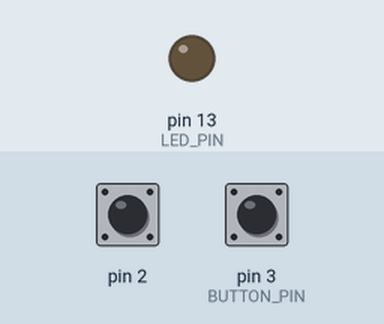
A sketch run on a simulated Arduino Leonardo, built with avr-gcc and run on an emulated ATmega32U4. On the bench: output pins drawn as LEDs (lit = HIGH). Inputs (shaded band) come from the test bench; at power-on: pin 2 HIGH, pin 3 (BUTTON_PIN) HIGH. The sensor or clock chip raises its interrupt line as the real part does.

Above: at 4.2 s.
4.3 s: pin 2 pulsed LOW 2 times (0.12 s each, 0.3 s apart)
At 5.1 s:
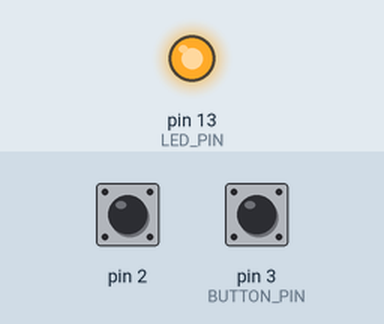
Timing chart, 0 to 7.3 s (numbered marks = the images above; inputs shaded):
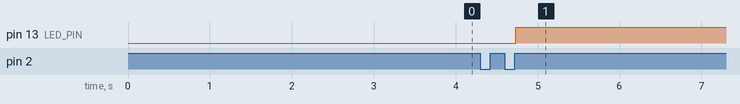

Measured:
- after the input at 4.3 s, pin 13 (LED_PIN): LOW → HIGH after 0.43 s

The sketch:

Gyro_Sensor_Code_2_2.ino
```cpp
// 6/21/2012 by Jeff Rowberg <jeff@rowberg.net>
// Updates should (hopefully) always be available at https://github.com/jrowberg/i2cdevlib
//
// Changelog:
//      2013-05-08 - added seamless Fastwire support
//                 - added note about gyro calibration
//      2012-06-21 - added note about Arduino 1.0.1 + Leonardo compatibility error
//      2012-06-20 - improved FIFO overflow handling and simplified read process
//      2012-06-19 - completely rearranged DMP initialization code and simplification
//      2012-06-13 - pull gyro and accel data from FIFO packet instead of reading directly
//      2012-06-09 - fix broken FIFO read sequence and change interrupt detection to RISING
//      2012-06-05 - add gravity-compensated initial reference frame acceleration output
//                 - add 3D math helper file to DMP6 example sketch
//                 - add Euler output and Yaw/Pitch/Roll output formats
//      2012-06-04 - remove accel offset clearing for better results (thanks Sungon Lee)
//      2012-06-01 - fixed gyro sensitivity to be 2000 deg/sec instead of 250
//      2012-05-30 - basic DMP initialization working

/* ============================================
  I2Cdev device library code is placed under the MIT license
  Copyright (c) 2012 Jeff Rowberg

  Permission is hereby granted, free of charge, to any person obtaining a copy
  of this software and associated documentation files (the "Software"), to deal
  in the Software without restriction, including without limitation the rights
  to use, copy, modify, merge, publish, distribute, sublicense, and/or sel
  copies of the Software, and to permit persons to whom the Software is
  furnished to do so, subject to the following conditions:

  The above copyright notice and this permission notice shall be included in
  all copies or substantial portions of the Software.

  THE SOFTWARE IS PROVIDED "AS IS", WITHOUT WARRANTY OF ANY KIND, EXPRESS OR
  IMPLIED, INCLUDING BUT NOT LIMITED TO THE WARRANTIES OF MERCHANTABILITY,
  FITNESS FOR A PARTICULAR PURPOSE AND NONINFRINGEMENT. IN NO EVENT SHALL THE
  AUTHORS OR COPYRIGHT HOLDERS BE LIABLE FOR ANY CLAIM, DAMAGES OR OTHER
  LIABILITY, WHETHER IN AN ACTION OF CONTRACT, TORT OR OTHERWISE, ARISING FROM,
  OUT OF OR IN CONNECTION WITH THE SOFTWARE OR THE USE OR OTHER DEALINGS IN
  THE SOFTWARE.
  ===============================================
*/

// I2Cdev and MPU6050 must be installed as libraries, or else the .cpp/.h files
// for both classes must be in the include path of your project
#include "I2Cdev.h"

#include "MPU6050_6Axis_MotionApps20.h"
#include "MPU6050.h" // not necessary if using MotionApps include file

// Arduino Wire library is required if I2Cdev I2CDEV_ARDUINO_WIRE implementation
// is used in I2Cdev.h
#if I2CDEV_IMPLEMENTATION == I2CDEV_ARDUINO_WIRE
#include "Wire.h"
#endif

// DEBUG serial printing macros
#ifdef DEBUG
  //#define DPRINT(args...)  Serial.print(args)             //OR use the following syntax:
  #define DPRINTSTIMER(t)    for (static unsigned long SpamTimer; (unsigned long)(millis() - SpamTimer) >= (t); SpamTimer = millis())
  #define  DPRINTSFN(StrSize,Name,...) {char S[StrSize]};//Serial.print("\t");Serial.print(Name);Serial.print(" "); Serial.print(dtostrf((float)__VA_ARGS__ ,S));}//StringSize,Name,Variable,Spaces,Percision
  #define DPRINTLN(...)      //Serial.println(__VA_ARGS__)
#else
  #define DPRINTSTIMER(t)    if(false)
  #define DPRINTSFN(...)     //blank line
  #define DPRINTLN(...)      //blank line
#endif


// class default I2C address is 0x68
// specific I2C addresses may be passed as a parameter here
// AD0 low = 0x68 (default for SparkFun breakout and InvenSense evaluation board)
// AD0 high = 0x69
MPU6050 mpus[2]={MPU6050(0x68),MPU6050(0x69)};  // original code said MPU6050 mpu
 //MPU6050 mpu2(0x69); // <-- use for AD0 high

/* =========================================================================
   NOTE: In addition to connection 3.3v, GND, SDA, and SCL, this sketch
   depends on the MPU-6050's INT pin being connected to the Arduino's
   external interrupt #0 pin. On the Arduino Uno and Mega 2560, this is
   digital I/O pin 2.
   ========================================================================= */

/* =========================================================================
   NOTE: Arduino v1.0.1 with the Leonardo board generates a compile error
   when using Serial.write(buf, len). The Teapot output uses this method.
   The solution requires a modification to the Arduino USBAPI.h file, which
   is fortunately simple, but annoying. This will be fixed in the next IDE
   release. For more info, see these links:

   http://arduino.cc/forum/index.php/topic,109987.0.html
   http://code.google.com/p/arduino/issues/detail?id=958
   ========================================================================= */

// uncomment "OUTPUT_QSAVI_GLOVE" for the output to Unity
// Data Packet format is: cali,wPalm,xPalm,yPalm,zPalm,indBase,indknuckle, thumbCurl,thumbLateral,midBase,midknuckle
#define OUTPUT_QSAVI_GLOVE

// uncomment "OUTPUT_READABLE_QUATERNION" if you want to see the actual
// quaternion components in a [w, x, y, z] format (not best for parsing
// on a remote host such as Processing or something though)
//#define OUTPUT_READABLE_QUATERNION

// uncomment "OUTPUT_READABLE_EULER" if you want to see Euler angles
// (in degrees) calculated from the quaternions coming from the FIFO.
// Note that Euler angles suffer from gimbal lock (for more info, see
// http://en.wikipedia.org/wiki/Gimbal_lock)
//#define OUTPUT_READABLE_EULER

// uncomment "OUTPUT_READABLE_YAWPITCHROLL" if you want to see the yaw/
// pitch/roll angles (in degrees) calculated from the quaternions coming
// from the FIFO. Note this also requires gravity vector calculations.
// Also note that yaw/pitch/roll angles suffer from gimbal lock (for
// more info, see: http://en.wikipedia.org/wiki/Gimbal_lock)
//#define OUTPUT_READABLE_YAWPITCHROLL

// uncomment "OUTPUT_READABLE_REALACCEL" if you want to see acceleration
// components with gravity removed. This acceleration reference frame is
// not compensated for orientation, so +X is always +X according to the
// sensor, just without the effects of gravity. If you want acceleration
// compensated for orientation, us OUTPUT_READABLE_WORLDACCEL instead.
//#define OUTPUT_READABLE_REALACCEL

// uncomment "OUTPUT_READABLE_WORLDACCEL" if you want to see acceleration
// components with gravity removed and adjusted for the world frame of
// reference (yaw is relative to initial orientation, since no magnetometer
// is present in this case). Could be quite handy in some cases.
//#define OUTPUT_READABLE_WORLDACCEL

// uncomment "OUTPUT_TEAPOT" if you want output that matches the
// format used for the InvenSense teapot demo
//#define OUTPUT_TEAPOT

// This defines the calibrating button sensor. This sets the yaw/pitch/roll to 0/0/0
// on the arduino if the button is pressed.
#define BUTTON_PIN 3
#define POTBASE 2

#define LED_PIN 13 // (Arduino is 13, Teensy is 11, Teensy++ is 6)
bool blinkState = false;

// MPU control/status vars
bool dmpReady = false;  // set true if DMP init was successful
//uint8_t mpuIntStatus[2];   // holds actual interrupt status byte from MPU
uint8_t devStatus;      // return status after each device operation (0 = success, !0 = error)

// packet structure for InvenSense teapot demo
uint8_t teapotPacket[14] = { '$', 0x02, 0, 0, 0, 0, 0, 0, 0, 0, 0x00, 0x00, '\r', '\n' };
  int pos = 0;


// ================================================================
// ===                       DATA SENDING                       ===
// ================================================================

// Will be un-used
#define SEND_DELAY 100 // ms
#define WAIT_FOR_REQUEST_BEFORE_SENDING_DATA

// ================================================================
// ===                          TIMING                          ===
// ================================================================

#define HEARBEAT_LED_BLINK_TIME 500 // ms
unsigned long lastHearbeadLedBlinkTime = 0;
unsigned long currentMillis = 0;    // stores the value of millis() in each iteration of loop()
unsigned long prevMillis = 0;    // stores the value of millis() in each iteration of loop()


// ================================================================
// ===                      INITIAL SETUP                       ===
// ================================================================

void i2cSetup() {
  // join I2C bus (I2Cdev library doesn't do this automatically)
#if I2CDEV_IMPLEMENTATION == I2CDEV_ARDUINO_WIRE
  Wire.begin();
  TWBR = 24; // 400kHz I2C clock (200kHz if CPU is 8MHz)
#elif I2CDEV_IMPLEMENTATION == I2CDEV_BUILTIN_FASTWIRE
  Fastwire::setup(400, true);
#endif

  // initialize serial communication
  // (115200 chosen because it is required for Teapot Demo output, but it's
  // really up to you depending on your project)
 // Serial.begin(115200);  //...............................................................
 // while (!Serial); // wait for Leonardo enumeration, others continue immediately  //.......
}


// ================================================================
// ===               INTERRUPT DETECTION ROUTINE                ===
// ================================================================
// indicates whether MPU interrupt pin has gone high
volatile bool mpuInterrupt[2] = {false, false};

//Intentional duplication. Interrupt routine cannot pass args.
void dmpDataReady0() {
    mpuInterrupt[0] = true;
}
void dmpDataReady1() {
    mpuInterrupt[1] = true;
}

int FifoAlive[2] = {0, 0}; // tests if the interrupt is triggering
uint16_t packetSize[2];    // expected DMP packet size (default is 42 bytes)
uint16_t fifoCount[2];     // count of all bytes currently in FIFO
uint8_t fifoBuffer[2][64]; // FIFO storage buffer


// orientation/motion vars
Quaternion q;           // [w, x, y, z]         quaternion container
Quaternion q2;           // [w, x, y, z]         quaternion container
VectorInt16 aa;         // [x, y, z]            accel sensor measurements
VectorInt16 aaReal;     // [x, y, z]            gravity-free accel sensor measurements
VectorInt16 aaWorld;    // [x, y, z]            world-frame accel sensor measurements
VectorFloat gravity;    // [x, y, z]            gravity vector
float euler[3];         // [psi, theta, phi]    Euler angle container
float ypr[3];           // [yaw, pitch, roll]   yaw/pitch/roll container and gravity vector


  // NOTE: 8MHz or slower host processors, like the Teensy @ 3.3v or Ardunio
  // Pro Mini running at 3.3v, cannot handle this baud rate reliably due to
  // the baud timing being too misaligned with processor ticks. You must use
  // 38400 or slower in these cases, or use some kind of external separate
  // crystal solution for the UART timer.


  //=========================

  //========================
void MPU6050Connect() {

for (int i = 0; i < 2; i++) {

      //Serial.print(F("Initializing MPU ")); Serial.println(i);

    static int MPUInitCntr = 0;  //Counter for looping and eventual initialization failure.

  mpus[i].initialize();

  devStatus = mpus[i].dmpInitialize();

    if (devStatus != 0) {

      // ERROR Checking!
      // 1 = initial memory load failed
      // 2 = DMP configuration updates failed
      // (if it's going to break, usually the code will be 1)

      char *StatStr[5] { "No Error", "initial memory load failed", "DMP configuration updates failed", "3", "4"};

      MPUInitCntr++;

      //Serial.print(F("MPU")); Serial.print(i); Serial.print(F(" connection Try #")); Serial.println(MPUInitCntr);
      //Serial.print("3");//Serial.print(F("DMP Initialization failed (code ")); Serial.print(StatStr[devStatus]); Serial.println(F(")"));

      if (MPUInitCntr >= 10) return; //only try 10 times
      delay(1000);
      MPU6050Connect(); // Lets try again
      return;
    }


  // supply your own gyro offsets here, scaled for min sensitivity
  mpus[i].setXGyroOffset(220);
  mpus[i].setYGyroOffset(76);
  mpus[i].setZGyroOffset(-85);
  mpus[i].setZAccelOffset(1788); // 1688 factory default for my test chip


    //Serial.print(F("Enabling DMP on MPU")); //Serial.println(i);
    mpus[i].setDMPEnabled(true);

    // enable Arduino interrupt detection
    int intPin = i + 2;
   // Serial.print(F("Enabling interrupt detection on MPU")); Serial.print(i); Serial.print(F("(Arduino external interrupt pin ")); Serial.print(intPin); Serial.println(F(" on the Uno)..."));
    //Serial.print(F("mpu")); Serial.print(i); Serial.print(F(".getInterruptDrive=  ")); Serial.println(mpus[i].getInterruptDrive());  //Current interrupt drive mode (0=push-pull, 1=open-drain)

    //Intentional duplication. Interrupt routine cannot pass args.
    if (i == 0) {
      attachInterrupt(i, dmpDataReady0, RISING);
    }
    else {
      attachInterrupt(i, dmpDataReady1, RISING);
    }

    packetSize[i] = mpus[i].dmpGetFIFOPacketSize();  // get expected DMP packet size for later comparison
    delay(1000); // Let it Stabalize
    mpus[i].resetFIFO(); // Clear fifo buffer
    mpuInterrupt[i] = false; // wait for next interrupt


  /* configure LED for output
  pinMode(LED_PIN, OUTPUT);
  // Configure button for input
  pinMode(BUTTON_PIN, INPUT);
  pinMode(POTBASE,INPUT);
  */
}

}


// ================================================================
// ===                    MAIN PROGRAM LOOP                     ===
// ================================================================

void GetDMP() {

  for (int i = 0; i < 2; i++) {
    mpuInterrupt[i] = false;
    FifoAlive[i] = 1;
    fifoCount[i] = mpus[i].getFIFOCount();

    if ((!fifoCount[i]) || (fifoCount[i] % packetSize[i])) { // we have failed Reset and wait till next time!
      digitalWrite(LED_PIN, LOW); // lets turn off the blinking LED so we can see we are failing.
      //Serial.print("1");
        mpus[i].resetFIFO();// clear the buffer and start over
    }
    else {
      while (fifoCount[i]  >= packetSize[i]) { // Get the packets until we have the latest!
          mpus[i].getFIFOBytes(fifoBuffer[i], packetSize[i]); // lets do the magic and get the data
          fifoCount[i] -= packetSize[i];
      }
    }
  }


  MPUMath(); // Successful!  Do the math and show angles from both MPUs
  digitalWrite(LED_PIN, !digitalRead(LED_PIN)); // Blink the LED on each cycle

}


//====================================================//
//----------------- QUATERNION OUTPUTS---------------
//===================================================//
void MPUMath() {


#ifdef OUTPUT_QSAVI_GLOVE

#ifdef WAIT_FOR_REQUEST_BEFORE_SENDING_DATA

    // Wait for request (any 1 byte)
  while (Serial.available() > 0) {      // doesnt like this while or the if  below when viewing through the serial monitor
      if (Serial.read() > 0) {

        Serial.print(0); Serial.print(","); // used for calibration

     for (int i = 0; i < 2; i++) {
        mpus[i].dmpGetQuaternion(&q, fifoBuffer[i]);
       // Serial.println("Waiting for request");

        Serial.print(q.w); Serial.print(",");
        Serial.print(q.x); Serial.print(",");
        Serial.print(q.y); Serial.print(",");
        Serial.print(q.z); Serial.print(",");
       }
        Serial.print(analogRead(8));Serial.print(","); Serial.print(analogRead(9));Serial.print(","); // thumb
         Serial.print(analogRead(10));Serial.print(","); Serial.print(analogRead(11));Serial.print(","); // index
         Serial.print(analogRead(12));Serial.print(","); Serial.print(analogRead(13));Serial.print(","); // middle
          Serial.print(analogRead(14));Serial.print(","); Serial.println(analogRead(15)); // pinky
          // string length should be 17 now


#endif

#ifdef WAIT_FOR_REQUEST_BEFORE_SENDING_DATA

   }
  }
#endif

#endif

#ifdef OUTPUT_READABLE_QUATERNION

#ifdef WAIT_FOR_REQUEST_BEFORE_SENDING_DATA
    // Wait for request (any 1 byte)
    while (Serial.available() > 0) {
      if (Serial.read() > 0) {
      #endif

    // Setup the buttonState to read the status of the button
    buttonState = digitalRead(BUTTON_PIN);
    // If using button, set if condition buttonstate to LOW
    // If using touch sensor, use HIGH
    if (buttonState == HIGH) // Condition if button is not pressed, LOW for button, HIGH for touch sensor
    {Serial.print("1,");
    }
    else if (buttonState == LOW) // Condition if button is pressed, HIGH for button, LOW for touch sensor
    {Serial.print("2,");
    }
        // display quaternion values in easy matrix form: w, x, y, z
        mpu.dmpGetQuaternion(&q, fifoBuffer);
        //Serial.print("quat\t");
        Serial.print(q.w);
        Serial.print(",");
        Serial.print(q.x);
        Serial.print(",");
        Serial.print(q.y);
        Serial.print(",");
        Serial.print(q.z);
        Serial.print(",");
        Serial.print(0);
        Serial.print(",");
        Serial.print(0);
        Serial.print(",");
        Serial.print(0);
        Serial.print(",");
        Serial.print(0);


      #ifdef WAIT_FOR_REQUEST_BEFORE_SENDING_DATA
      }
    }
#endif

#endif

#ifdef OUTPUT_READABLE_EULER
    // display Euler angles in degrees

      mpu.dmpGetQuaternion(&q, fifoBuffer);
      mpu.dmpGetEuler(euler, &q);
      //            Serial.print("euler\t");
      Serial.print(euler[0] * 180 / M_PI);
      Serial.print(",");
      Serial.print(euler[1] * 180 / M_PI);
      Serial.print(",");
      Serial.println(euler[2] * 180 / M_PI);

#endif


#ifdef OUTPUT_READABLE_YAWPITCHROLL
    // Setup the buttonState to read the status of the button
    buttonState = digitalRead(BUTTON_PIN);
    // If using button, set if condition buttonstate to LOW
    // If using touch sensor, use HIGH
    if (buttonState == HIGH) // Condition if button is not pressed, LOW for button, HIGH for touch sensor
    {
      // display Euler angles in degrees
      mpu.dmpGetQuaternion(&q, fifoBuffer);
      mpu.dmpGetGravity(&gravity, &q);
      mpu.dmpGetYawPitchRoll(ypr, &q, &gravity);
      Serial.print("1,");
    }
    else if (buttonState == LOW) // Condition if button is pressed, HIGH for button, LOW for touch sensor
    {
      // display Euler angles in degrees
      mpu.dmpGetQuaternion(&q, fifoBuffer);
      mpu.dmpGetGravity(&gravity, &q);
      mpu.dmpGetYawPitchRoll(ypr, &q, &gravity);
      Serial.print("2,");
    }
    Serial.print(ypr[0] * 180 / M_PI);
    Serial.print(",");
    Serial.print(ypr[1] * 180 / M_PI);
    Serial.print(",");
    Serial.println(ypr[2] * 180 / M_PI);
    delay(SEND_DELAY);


#endif

#ifdef OUTPUT_READABLE_REALACCEL
    // display real acceleration, adjusted to remove gravity
    mpu.dmpGetQuaternion(&q, fifoBuffer);
    mpu.dmpGetAccel(&aa, fifoBuffer);
    mpu.dmpGetGravity(&gravity, &q);
    mpu.dmpGetLinearAccel(&aaReal, &aa, &gravity);
    Serial.print("0,");
    Serial.print(",");
    Serial.print(aaReal.x);
    Serial.print(",");
    Serial.print(aaReal.y);
    Serial.print(",");
    Serial.println(aaReal.z);
    //            delay(20);
#endif

#ifdef OUTPUT_READABLE_WORLDACCEL
    // display initial world-frame acceleration, adjusted to remove gravity
    // and rotated based on known orientation from quaternion
    mpu.dmpGetQuaternion(&q, fifoBuffer);
    mpu.dmpGetAccel(&aa, fifoBuffer);
    mpu.dmpGetGravity(&gravity, &q);
    mpu.dmpGetLinearAccel(&aaReal, &aa, &gravity);
    mpu.dmpGetLinearAccelInWorld(&aaWorld, &aaReal, &q);
    Serial.print("aworld\t");
    Serial.print(aaWorld.x);
    Serial.print("\t");
    Serial.print(aaWorld.y);
    Serial.print("\t");
    Serial.println(aaWorld.z);
    //            delay(20);
#endif

#ifdef OUTPUT_TEAPOT
    // display quaternion values in InvenSense Teapot demo format:
    teapotPacket[2] = fifoBuffer[0];
    teapotPacket[3] = fifoBuffer[1];
    teapotPacket[4] = fifoBuffer[4];
    teapotPacket[5] = fifoBuffer[5];
    teapotPacket[6] = fifoBuffer[8];
    teapotPacket[7] = fifoBuffer[9];
    teapotPacket[8] = fifoBuffer[12];
    teapotPacket[9] = fifoBuffer[13];
    Serial.write(teapotPacket, 14);
    teapotPacket[11]++; // packetCount, loops at 0xFF on purpose
#endif

    unsigned long currentMillis =  millis();  //.....................................................

    // Blink "Hearbeat" LED to indicate activity
    if (currentMillis - lastHearbeadLedBlinkTime >= HEARBEAT_LED_BLINK_TIME) {
      lastHearbeadLedBlinkTime = currentMillis;
      blinkState = !blinkState;
      digitalWrite(LED_PIN, blinkState);

    }

}


void setup() {
  Serial.begin(115200);
  while (!Serial);  // Wait for the connection to be established?

  // Run MPU initializations
  //Serial.println(F("i2cSetup"));
  i2cSetup();
  //Serial.println(F("MPU6050 Connection Routine"));
  MPU6050Connect();
  //Serial.println(F("Setup complete"));

  pinMode(LED_PIN, OUTPUT);

  loop();
}


/**
 * =============================================================
 * ===                  Arduino Loop                         ===
 * =============================================================
 *
 * @author Mike Muscato
 * @date   2017-01-30
 *
 * @return {void}
 */
void loop() {
 unsigned long currentMillis = millis();   // Capture the latest value of millis()

  if (mpuInterrupt[0] && mpuInterrupt[1]) { // Wait for MPU interrupt or extra packet(s) available on both MPUs
    GetDMP();
  }

  // Uncomment for setting and adjusting the hardware start position.
  // (e.g. Setting rotation and leveling the pan/tilt servo arms at initial 90-degree position)
  // IMPORTANT: Comment out the moveServos() method call in MPUMath() when using this.
  // TODO: Remove in final program once hardware and software calibration is completed.
  //
  // yawServo.write(90);
  // pitchServo.write(90);

}
```
